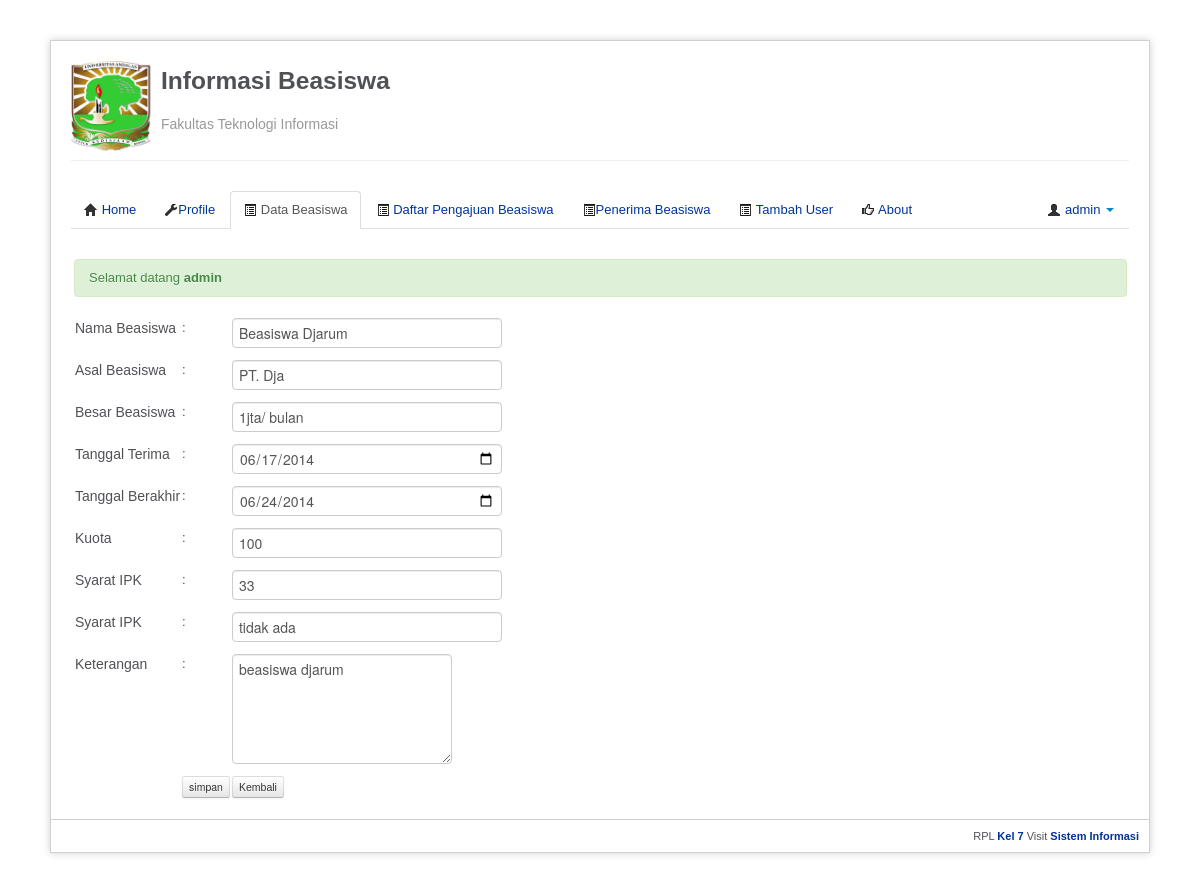
Page /index.php?app=databeasiswa&aksi=edit&id=1001 (signed in) on the committed database.
### tables this page shows
CREATE TABLE IF NOT EXISTS `beasiswa` (
  `nomor_beasiswa` int(5) NOT NULL AUTO_INCREMENT,
  `nama_beasiswa` varchar(50) NOT NULL,
  `asal_beasiswa` varchar(50) NOT NULL,
  `besar_beasiswa` varchar(50) NOT NULL,
  `kuota` int(10) NOT NULL,
  `syarat_ipk` float NOT NULL,
  `syarat_penerima` varchar(50) NOT NULL,
  `tanggal_terima` date NOT NULL,
  `tanggal_berakhir` date NOT NULL,
  `keterangan` varchar(200) NOT NULL,
  `status_beasiswa` varchar(100) NOT NULL,
  PRIMARY KEY (`nomor_beasiswa`),
  KEY `nama_beasiswa` (`nama_beasiswa`)
);

### app/class.php (the view, shortened to what this page needs)
<?php
class mainController extends dbController{
	function bacaData($table,$field,$where){
		if ($table == 'beasiswa'){
			$query=mysql_query("select * from beasiswa where nomor_beasiswa='$where'");
			$data=mysql_fetch_array($query);
			if($field == 'nomor_beasiswa'){
			return $data['nomor_beasiswa'];
			}elseif($field == 'nama_beasiswa'){
			return $data['nama_beasiswa'];
			}elseif($field == 'asal_beasiswa'){
			return $data['asal_beasiswa'];
			}elseif($field == 'besar_beasiswa'){
			return $data['besar_beasiswa'];
			}elseif($field == 'tanggal_terima'){
			return $data['tanggal_terima'];
			}elseif($field == 'tanggal_berakhir'){
			return $data['tanggal_berakhir'];
			}elseif($field == 'kuota'){
			return $data['kuota'];
			}elseif($field == 'syarat_ipk'){
			return $data['syarat_ipk'];
			}elseif($field == 'syarat_penerima'){
			return $data['syarat_penerima'];
			}elseif($field == 'keterangan'){
			return $data['keterangan'];
			}
		}
	}
}
class mainView extends mainController{
	function viewEditBeasiswa($nomor_beasiswa){
		$beasiswa = new mainController;
		$where = $nomor_beasiswa ;
		echo 	"<form method=POST action='index.php?app=databeasiswa&aksi=update_data'>
				<table>
					<tr>
						<td valign='top'><label>Nama Beasiswa</label></td>
						<td valign='top'>:</td>
						<td><input class='span3' type='text' name='namabeasiswa' value='".$beasiswa->bacaData($table ='beasiswa',nama_beasiswa,$where)."'></td></tr>
					<tr>
						<td valign='top'><label>Asal Beasiswa</label></td>
						<td valign='top'>:</td>
						<td><input class='span3' type='text' name='asalbeasiswa' value='".$beasiswa->bacaData($table ='beasiswa',asal_beasiswa,$where)."'></td>
					</tr>
					<tr>
						<td valign='top'><label>Besar Beasiswa</label></td>
						<td valign='top'>:</td>
						<td><input class='span3' type='text' name='besarbeasiswa' value='".$beasiswa->bacaData($table ='beasiswa',besar_beasiswa,$where)."'></td>
					</tr>
					<tr>
						<td valign='top'><label>Tanggal Terima</label></td>
						<td valign='top'>:</td>
						<td><input class='span3' type='date' name='tanggalterima' value='".$beasiswa->bacaData($table ='beasiswa',tanggal_terima,$where)."'></td>
					</tr>
					<tr>
						<td valign='top'><label>Tanggal Berakhir</label></td>
						<td valign='top'>:</td>
						<td><input class='span3' type='date' name='tanggalberakhir' value='".$beasiswa->bacaData($table ='beasiswa',tanggal_berakhir,$where)."'></td>
					</tr>
					<tr>
						<td valign='top'><label>Kuota</label></td>
						<td valign='top'>:</td>
						<td><input class='span3' type='text' name='kuota' value='".$beasiswa->bacaData($table ='beasiswa',kuota,$where)."'></td>
					</tr>
					<tr>
						<td valign='top'><label>Syarat IPK</label></td>
						<td valign='top'>:</td>
						<td><input class='span3' type='text' name='syaratipk' value='".$beasiswa->bacaData($table ='beasiswa',syarat_ipk,$where)."'></td>
					</tr>
					<tr>
						<td valign='top'><label>Syarat IPK</label></td>
						<td valign='top'>:</td>
						<td><input class='span3' type='text' name='syaratpenerima' value='".$beasiswa->bacaData($table ='beasiswa',syarat_penerima,$where)."'></td>
					</tr>
					<tr>
						<td valign='top'><label>Keterangan</label></td>
						<td valign='top'>:</td>
						<td><textarea rows='5' cols='60' name='keterangan'>".$beasiswa->bacaData($table ='beasiswa',keterangan,$where)."</textarea></td>
					</tr>
					<tr>
						<td></td
						<td></td>
						<td><input type=submit value='simpan' class='btn btn-mini'></td>
						<td><a href='index.php?app=databeasiswa&aksi=' class='btn btn-mini'>Kembali</a></td>
					</tr>
				</table>
				<input type='hidden' name='nomor_beasiswa' value='".$beasiswa->bacaData($table ='beasiswa',nomor_beasiswa,$where)."'>
				</form>
		";
	}
}
?>

### asset/css/style.css (style rules this page uses)
body { background-color: #fff; margin: 40px; font: 13px/20px normal Helvetica, Arial, sans-serif; color: #4F5155; }
a { color: #003399; background-color: transparent; font-weight: normal; }
td { white-space:inherit; }

### rows in the picture
beasiswa: namabeasiswa "Beasiswa Djarum", besarbeasiswa "1jta/ bulan", tanggalterima "06/17/2014", tanggalberakhir "06/24/2014", kuota "100", syaratipk "33", syaratpenerima "tidak ada", keterangan "beasiswa djarum"

### other values in the picture
$_SESSION['nama'] "admin"
$_SESSION['pesan'] "Selamat datang admin"
